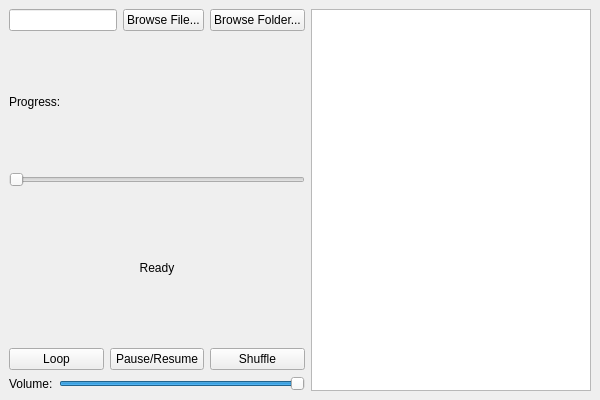
<?xml version="1.0" encoding="UTF-8"?>
<ui version="4.0">
 <class>MainWindow</class>
 <widget class="QMainWindow" name="MainWindow">
  <property name="geometry">
   <rect>
    <x>0</x>
    <y>0</y>
    <width>600</width>
    <height>400</height>
   </rect>
  </property>
  <property name="windowTitle">
   <string>Music Player</string>
  </property>
  <widget class="QWidget" name="centralwidget">
   <layout class="QHBoxLayout" name="horizontalLayout_2">
    <item>
     <layout class="QVBoxLayout" name="verticalLayout">
      <item>
       <layout class="QHBoxLayout" name="fileLayout">
        <item>
         <widget class="QLineEdit" name="lineEditPath"/>
        </item>
        <item>
         <widget class="QPushButton" name="buttonBrowse">
          <property name="text">
           <string>Browse File...</string>
          </property>
         </widget>
        </item>
        <item>
         <widget class="QPushButton" name="buttonBrowseFolder">
          <property name="text">
           <string>Browse Folder...</string>
          </property>
         </widget>
        </item>
       </layout>
      </item>
      <item>
       <layout class="QVBoxLayout" name="progressLayout">
        <item>
         <widget class="QLabel" name="progressLabel">
          <property name="text">
           <string>Progress:</string>
          </property>
         </widget>
        </item>
        <item>
         <widget class="QSlider" name="progressBar">
          <property name="orientation">
           <enum>Qt::Orientation::Horizontal</enum>
          </property>
         </widget>
        </item>
       </layout>
      </item>
      <item>
       <widget class="QLabel" name="statusLabel">
        <property name="text">
         <string>Ready</string>
        </property>
        <property name="alignment">
         <set>Qt::AlignmentFlag::AlignCenter</set>
        </property>
       </widget>
      </item>
      <item>
       <layout class="QHBoxLayout" name="horizontalLayout">
        <item>
         <widget class="QPushButton" name="buttonPlay">
          <property name="text">
           <string>Loop</string>
          </property>
         </widget>
        </item>
        <item>
         <widget class="QPushButton" name="buttonPause">
          <property name="text">
           <string>Pause/Resume</string>
          </property>
         </widget>
        </item>
        <item>
         <widget class="QPushButton" name="buttonStop">
          <property name="text">
           <string>Shuffle</string>
          </property>
         </widget>
        </item>
       </layout>
      </item>
      <item>
       <layout class="QHBoxLayout" name="volumeLayout">
        <item>
         <widget class="QLabel" name="volumeLabel">
          <property name="text">
           <string>Volume:</string>
          </property>
         </widget>
        </item>
        <item>
         <widget class="QSlider" name="volumeSlider">
          <property name="minimum">
           <number>0</number>
          </property>
          <property name="maximum">
           <number>100</number>
          </property>
          <property name="value">
           <number>100</number>
          </property>
          <property name="orientation">
           <enum>Qt::Orientation::Horizontal</enum>
          </property>
         </widget>
        </item>
       </layout>
      </item>
     </layout>
    </item>
    <item>
     <widget class="QListWidget" name="playlistWidget">
      <property name="minimumSize">
       <size>
        <width>200</width>
        <height>0</height>
       </size>
      </property>
     </widget>
    </item>
   </layout>
  </widget>
 </widget>
 <resources/>
 <connections/>
</ui>
